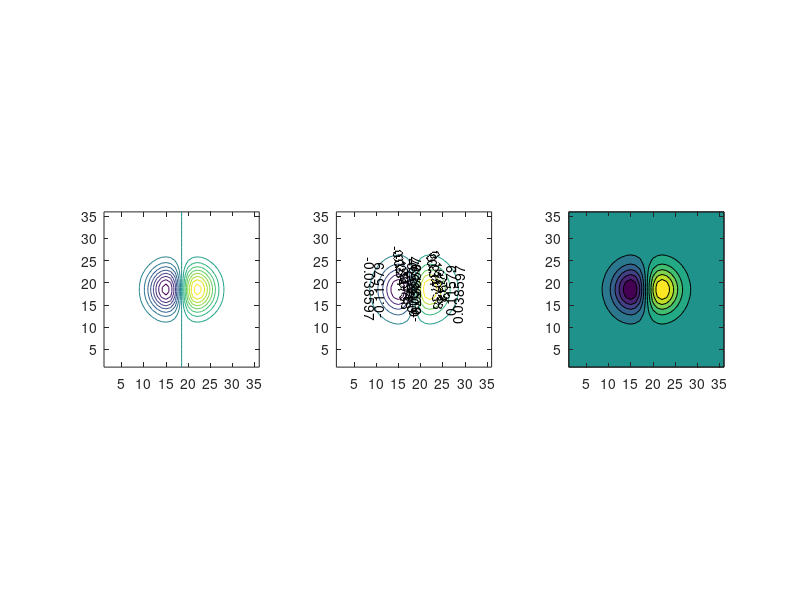

Source code (MATLAB):
% 06 28
clc
clear

x = -3.5:0.2:3.5;
y = -3.5:0.2:3.5;
[X, Y] = meshgrid(x, y);
Z = X .* exp(-X.^2 - Y.^2);

subplot(1, 3, 1);
contour(Z, [-0.45:0.05:0.45]);
axis square;

% c number
subplot(1, 3, 2);
[C, h] = contour(Z);
clabel(C, h);
axis square;

% fill
subplot(1, 3, 3);
contourf(Z);
axis square;
